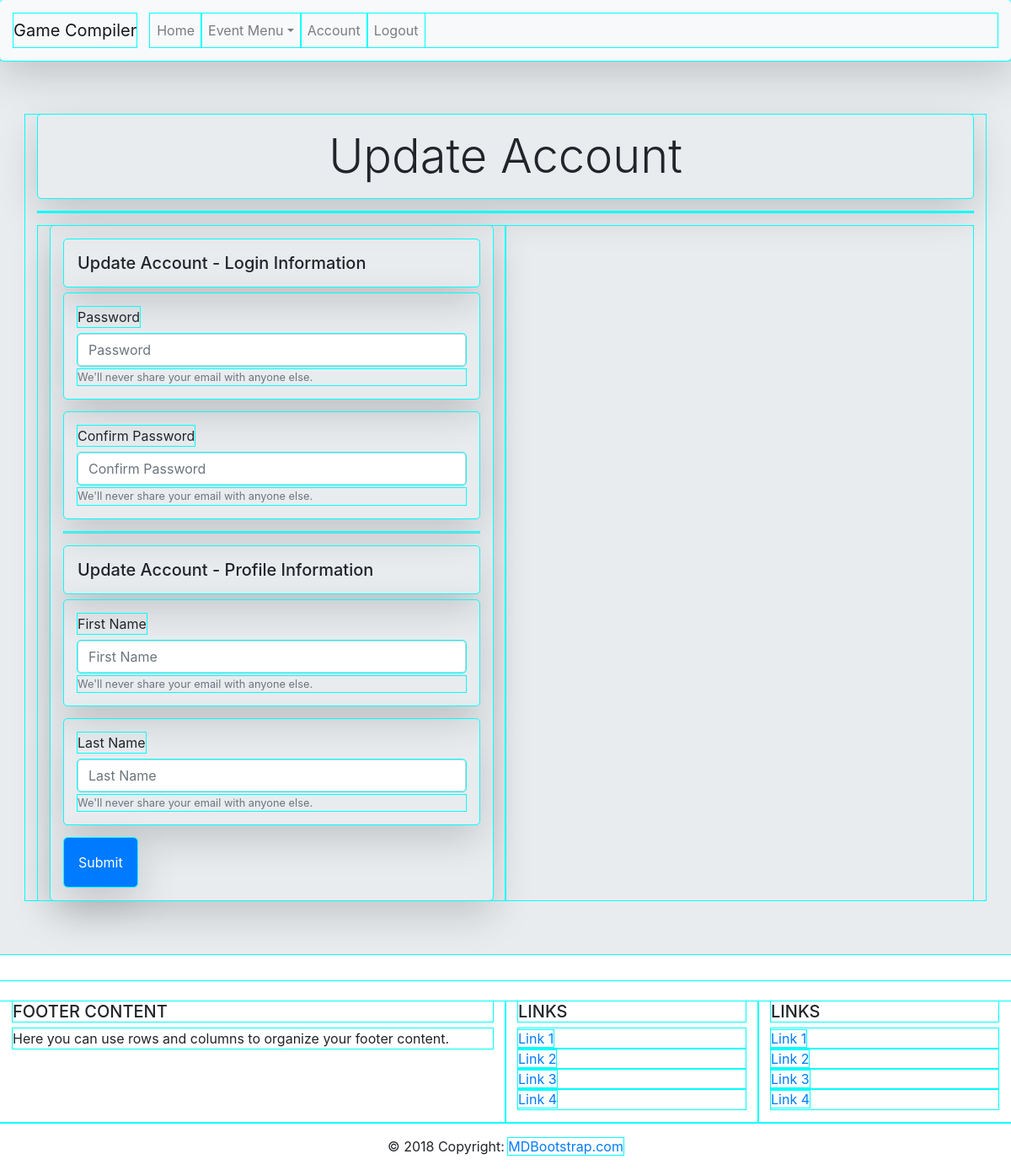
The app's page /account/user/3, older data.
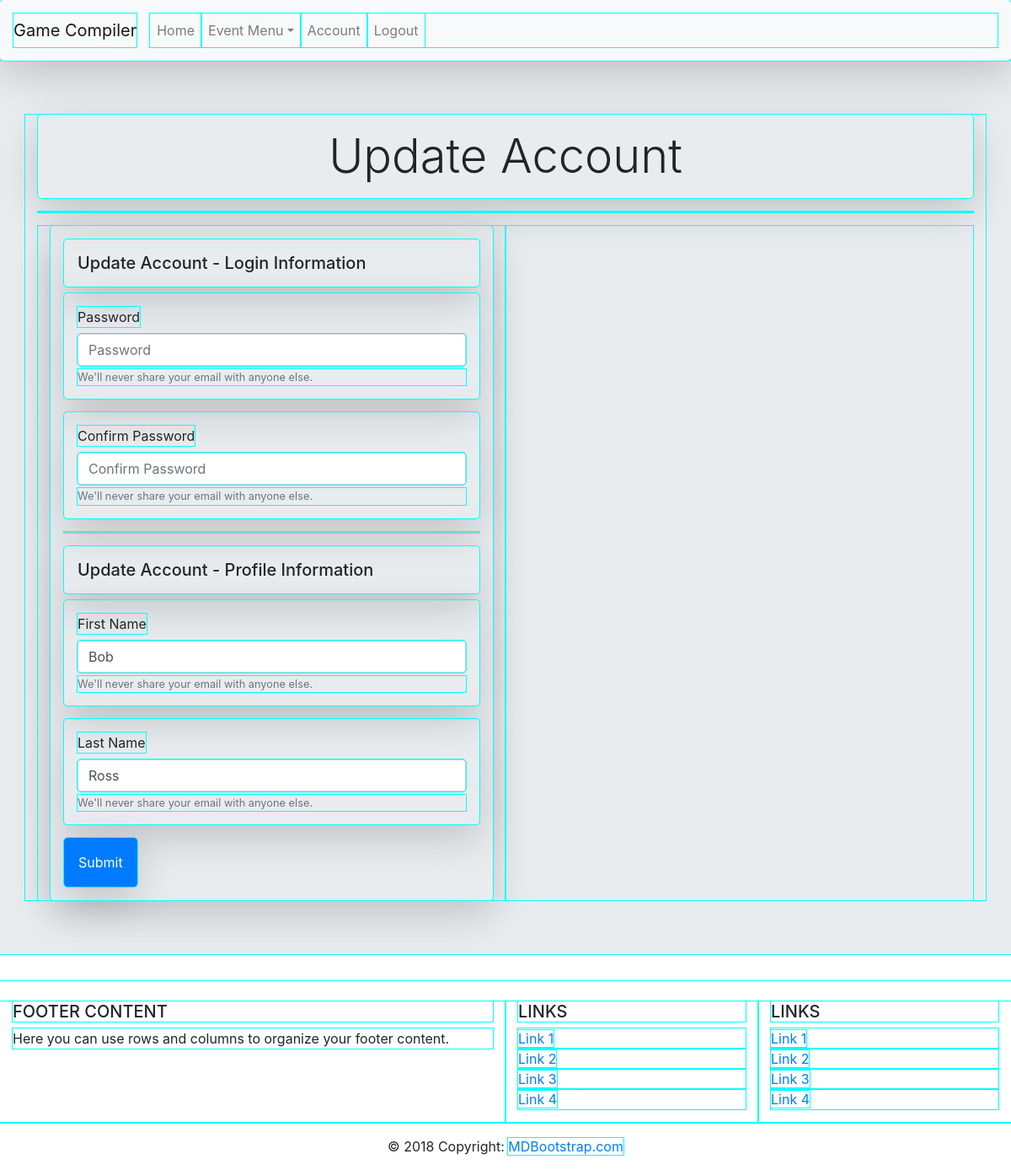
The same page, newer data.
### app.py (models this page shows)
class User(db.Model):
    __tablename__ = "user"
    id = db.Column(db.Integer, primary_key=True)
    first_name = db.Column(db.String(45))
    last_name = db.Column(db.String(45))
    email = db.Column(db.String(90))
    password = db.Column(db.String(255))
    created_at = db.Column(db.DateTime, server_default=func.now())
    updated_at = db.Column(db.DateTime, server_default=func.now(),
                           onupdate=func.now())
    events_for_users = db.relationship('Event', secondary=users_events)

### app.py (the view)
@app.route("/account/user/<id>")
def account_user(id):
    editUserQuery = User.query.get(id)
    return render_template("user_account.html", editUserQuery=editUserQuery)

### templates/user_account.html (shortened to what this page needs)
<!DOCTYPE html>
<html lang="en">
    <head>
        <link href="https://stackpath.bootstrapcdn.com/bootstrap/4.3.1/css/bootstrap.min.css" rel="stylesheet">
    </head>
    <body>
        <nav class="navbar navbar-expand-lg navbar-light bg-light shadow-lg p-3 mb-7 rounded">
            <a class="navbar-brand" href="#">Game Compiler</a>
            <div class="collapse navbar-collapse" id="navbarSupportedContent">
                <ul class="navbar-nav mr-auto">
                    <li class="nav-item">
                        <a class="nav-link" href="/welcome/user">Home</a>
                    </li>
                    <li class="nav-item dropdown">
                        <a class="nav-link dropdown-toggle" href="#" id="navbarDropdown" role="button" data-toggle="dropdown" aria-haspopup="true" aria-expanded="false">Event Menu</a>
                    </li>
                    <li class="nav-item">
                        <a class="nav-link" href="/account/user/{{ session.userid }}">Account</a>
                    </li>
                    <li class="nav-item">
                        <a class="nav-link" href="/logout/user">Logout</a>
                    </li>
                </ul>
            </div>
        </nav>
        <div class="jumbotron jumbotron-fluid">
            <div class="container">
                <h1 class="display-4 text-center shadow-lg p-3 mb-7 rounded">Update Account</h1>
                <hr>
                <div class="container">
                    <div class="row">
                        <div class="col-sm">
                            <form class="shadow-lg p-3 mb-7 rounded" action="/update/user/{{ editUserQuery.id }}" method="POST">
                                <h5 class="shadow-lg p-3 mb-7 rounded">Update Account - Login Information</h5>
                                <div class="form-group shadow-lg p-3 mb-7 rounded">
                                    <label for="updatePassword">Password</label>
                                    <input type="password" class="form-control" id="updatePassword" name="updatePassword" aria-describedby="updatePasswordHelp" placeholder="Password">
                                    <small id="updatePasswordHelp" class="form-text text-muted">We'll never share your email with anyone else.</small>
                                </div>
                                <div class="form-group shadow-lg p-3 mb-7 rounded">
                                    <label for="updateConfirmPassword">Confirm Password</label>
                                    <input type="password" class="form-control" id="updateConfirmPassword" name="updateConfirmPassword" aria-describedby="updateConfirmPasswordHelp" placeholder="Confirm Password">
                                    <small id="updateConfirmPasswordHelp" class="form-text text-muted">We'll never share your email with anyone else.</small>
                                </div>
                                <hr>
                                <h5 class="shadow-lg p-3 mb-7 rounded">Update Account - Profile Information</h5>
                                <div class="form-group shadow-lg p-3 mb-7 rounded">
                                    <label for="regFirstName">First Name</label>
                                    <input type="text" class="form-control" id="updateFirstName" name="updateFirstName" value="{{ editUserQuery.first_name }}" aria-describedby="regFirstNameHelp" placeholder="First Name">
                                    <small id="regFirstName" class="form-text text-muted">We'll never share your email with anyone else.</small>
                                </div>
                                <div class="form-group shadow-lg p-3 mb-7 rounded">
                                    <label for="regLastName">Last Name</label>
                                    <input type="text" class="form-control" id="updateLastName" name="updateLastName" value="{{ editUserQuery.last_name}}" aria-describedby="regLastNameHelp" placeholder="Last Name">
                                    <small id="regLastName" class="form-text text-muted">We'll never share your email with anyone else.</small>
                                </div>
                                <button type="submit" class="btn btn-primary shadow-lg p-3 mb-7 rounded">Submit</button>
                            </form>
                        </div>
                        <div class="col-sm">
                        </div>
                    </div>
                </div>
            </div>
        </div>
    <footer class="page-footer font-small blue pt-4">
        <div class="container-fluid text-center text-md-left">
            <div class="row">
                <div class="col-md-6 mt-md-0 mt-3">
                    <h5 class="text-uppercase">Footer Content</h5>
                    <p>Here you can use rows and columns to organize your footer content.</p>
                </div>
                <div class="col-md-3 mb-md-0 mb-3">
                    <h5 class="text-uppercase">Links</h5>
                    <ul class="list-unstyled">
                        <li>
                            <a href="#!">Link 1</a>
                        </li>
                        <li>
                            <a href="#!">Link 2</a>
                        </li>
                        <li>
                            <a href="#!">Link 3</a>
                        </li>
                        <li>
                            <a href="#!">Link 4</a>
                        </li>
                    </ul>
                </div>
                <div class="col-md-3 mb-md-0 mb-3">
                    <h5 class="text-uppercase">Links</h5>
                        <ul class="list-unstyled">
                            <li>
                                <a href="#!">Link 1</a>
                            </li>
                            <li>
                                <a href="#!">Link 2</a>
                            </li>
                            <li>
                                <a href="#!">Link 3</a>
                            </li>
                            <li>
                                <a href="#!">Link 4</a>
                            </li>
                        </ul>
                </div>
            </div>
        </div>
        <div class="footer-copyright text-center py-3">© 2018 Copyright:
            <a href="https://mdbootstrap.com/education/bootstrap/"> MDBootstrap.com</a>
        </div>
    </footer>
    </body>
</html>

### templates/user_account.html (style rules this page uses)
* { outline-color: cyan; outline-style: solid; outline-width: 1px; }

Row changes from the older to the newer data that the page shows:
added User: updateFirstName "Bob", updateLastName "Ross"
